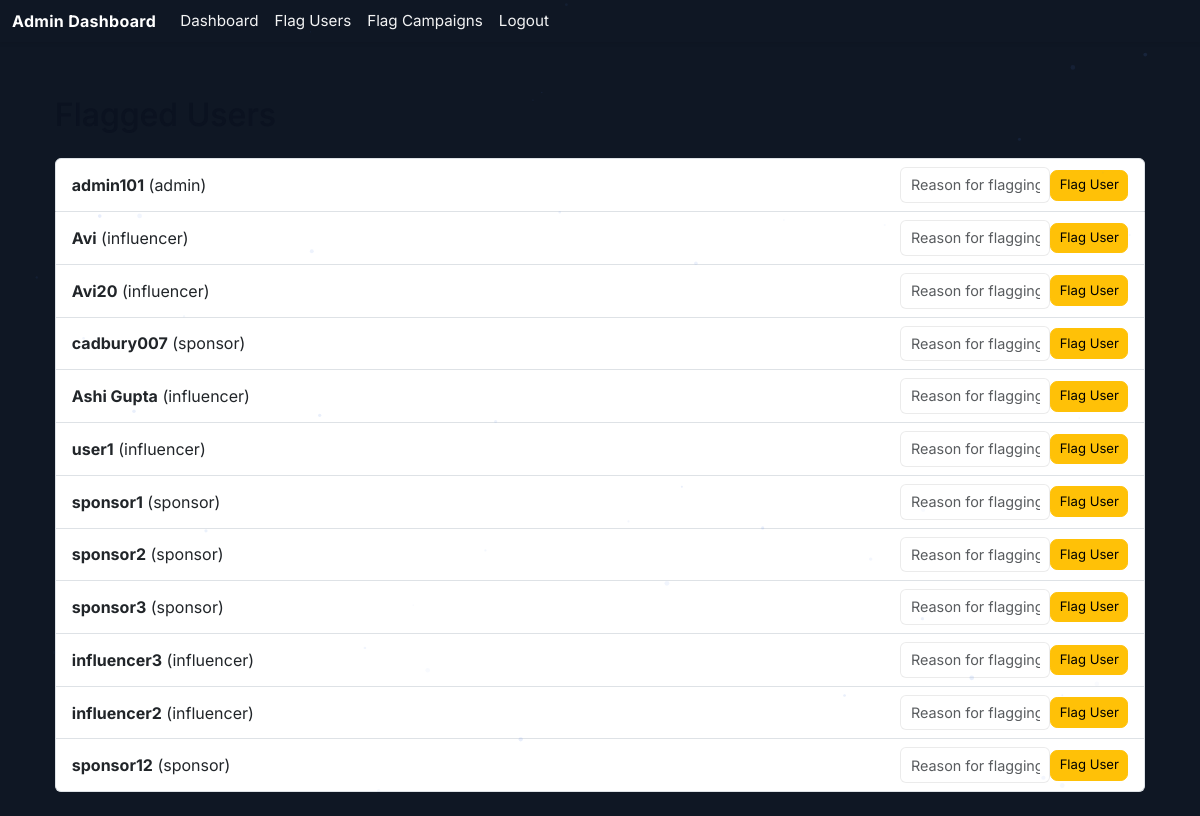
Page /flag_users on the committed database.
### app.py (models this page shows, shortened)
class User(UserMixin, db.Model):
    id = db.Column(db.Integer, primary_key=True, autoincrement=True)
    username = db.Column(db.String(200), unique=True, nullable=False)
    email = db.Column(db.String(200), unique=True, nullable=False)
    password = db.Column(db.String(200), nullable=False)
    role = db.Column(db.String(50), nullable=False)  # Role can be 'admin', 'sponsor', or 'influencer'
    campaigns = db.relationship('Campaign', back_populates='sponsor', lazy=True)
    ad_requests = db.relationship('AdRequest', foreign_keys=[AdRequest.influencer_id], back_populates='influencer', lazy=True)
    is_flagged = db.Column(db.Boolean, default=False)
    flag_reason = db.Column(db.String(200), nullable=True)

### app.py (the view)
@app.route('/flag_users')
def flag_users():
    users = User.query.all()
    return render_template('flag_users.html', users=users)

### app.py (called while the page is built)
@app.context_processor
def inject_user_profiles():
    sponsor = None
    influencer = None
    try:
        if current_user and current_user.is_authenticated:
            if getattr(current_user, 'role', None) == 'sponsor':
                sponsor = Sponsor.query.filter_by(user_id=current_user.id).first()
            elif getattr(current_user, 'role', None) == 'influencer':
                influencer = Influencer.query.filter_by(user_id=current_user.id).first()
    except Exception:
        sponsor = None
        influencer = None
    return dict(sponsor=sponsor, influencer=influencer)

### templates/flag_users.html (shortened to what this page needs)
{% extends 'layout.html' %}
{% block content %}
<nav class="navbar navbar-expand-lg navbar-dark shadow-sm fixed-top">
    <a class="navbar-brand" href="#">Admin Dashboard</a>
    <div class="collapse navbar-collapse" id="navbarNav">
        <ul class="navbar-nav ml-auto">
            <li class="nav-item">
                <a class="nav-link" href="{{ url_for('admin_dashboard') }}">Dashboard</a>
            </li>
            <li class="nav-item active">
                <a class="nav-link" href="{{ url_for('flag_users') }}">Flag Users</a>
            </li>
            <li class="nav-item">
                <a class="nav-link" href="{{ url_for('flag_campaigns') }}">Flag Campaigns</a>
            </li>
            <li class="nav-item">
                <a class="nav-link" href="{{ url_for('logout') }}">Logout</a>
            </li>
        </ul>
    </div>
</nav>
<div class="container mt-5 pt-4">
    <h2 class="mb-4">Flagged Users</h2>
    <div class="row">
        <div class="col-md-12">
            {% if users %}
                <ul class="list-group">
                    {% for user in users %}
                        <li class="list-group-item {% if user.is_flagged %}list-group-item-danger{% endif %} d-flex justify-content-between align-items-center">
                            <div>
                                <strong>{{ user.username }}</strong> ({{ user.role }})
                            </div>
                            {% if not user.is_flagged %}
                                <form action="{{ url_for('flag_user', user_id=user.id) }}" method="POST" class="d-flex align-items-center">
                                    <input type="text" name="reason" placeholder="Reason for flagging" class="form-control form-control-sm mr-2" style="max-width: 150px;" required>
                                    <button type="submit" class="btn btn-warning btn-sm">Flag User</button>
                                </form>
                            {% endif %}
                        </li>
                    {% endfor %}
                </ul>
            {% else %}
                <p class="text-muted">No users found.</p>
            {% endif %}
        </div>
    </div>
</div>
{% endblock %}

### templates/layout.html (shortened to what this page needs)
<!DOCTYPE html>
<!doctype html>
<html lang="en">
  <head>
    <link href="https://cdn.jsdelivr.net/npm/bootstrap@5.3.2/dist/css/bootstrap.min.css" rel="stylesheet">
    <link href="https://cdn.jsdelivr.net/npm/bootstrap-icons@1.10.5/font/bootstrap-icons.css" rel="stylesheet">
    <link rel="stylesheet" href="https://cdnjs.cloudflare.com/ajax/libs/font-awesome/5.15.4/css/all.min.css">
    <link rel="stylesheet" href="{{ url_for('static', filename='css/navbar.css') }}">
    <link rel="stylesheet" href="{{ url_for('static', filename='css/cards.css') }}">
    <link rel="stylesheet" href="{{ url_for('static', filename='css/forms.css') }}">
    <link rel="stylesheet" href="{{ url_for('static', filename='css/profile_styles.css') }}">
  </head>
  <body>
    <main class="container py-4">
      {% block content %}{% endblock %}
    </main>
  </body>
</html>
</html>

### static/css/navbar.css (style rules this page uses)
:root { --site-max-width:1140px; --navbar-vertical:.25rem; --navbar-horizontal:.75rem; --btn-radius:.45rem; --glass-bg: rgba(255,255,255,0.72); }
body { font-family: 'Inter', system-ui, -apple-system, 'Segoe UI', Roboto, 'Helvetica Neue', Arial; background:#0f1724; color:#0b1220; position:relative; z-index:1; }
.navbar { padding: var(--navbar-vertical) var(--navbar-horizontal); }
.navbar-brand { font-weight:700; font-size:1rem; letter-spacing:0.3px; }
.navbar .nav-link { padding: .35rem .6rem; font-size:.95rem; color: rgba(255,255,255,0.95); }
main.container { max-width:var(--site-max-width); padding-left:.8rem; padding-right:.8rem; position:relative; z-index:5; }

### static/css/forms.css (style rules this page uses)
:root { --form-radius:6px; --btn-radius:.45rem; --btn-padding:.45rem .85rem; }
.form-control, .form-select, .form-control-sm { border-radius: var(--form-radius); border: 1px solid rgba(0,0,0,0.08); }
.form-control-sm { padding: .38rem .6rem; font-size: .9rem; }
.btn { padding: var(--btn-padding); font-size:.94rem; border-radius:var(--btn-radius); }
.btn-sm { padding: .28rem .52rem; font-size: .82rem; }
select.form-control-sm, input.form-control-sm, textarea.form-control-sm { height: auto; }

### rows in the picture
User: username "admin101", role "admin"
User: username "Avi", role "influencer"
User: username "Avi20", role "influencer"
User: username "cadbury007", role "sponsor"
User: username "Ashi Gupta", role "influencer"
User: username "user1", role "influencer"
User: username "sponsor1", role "sponsor"
User: username "sponsor2", role "sponsor"
User: username "sponsor3", role "sponsor"
User: username "influencer3", role "influencer"
User: username "influencer2", role "influencer"
User: username "sponsor12", role "sponsor"
